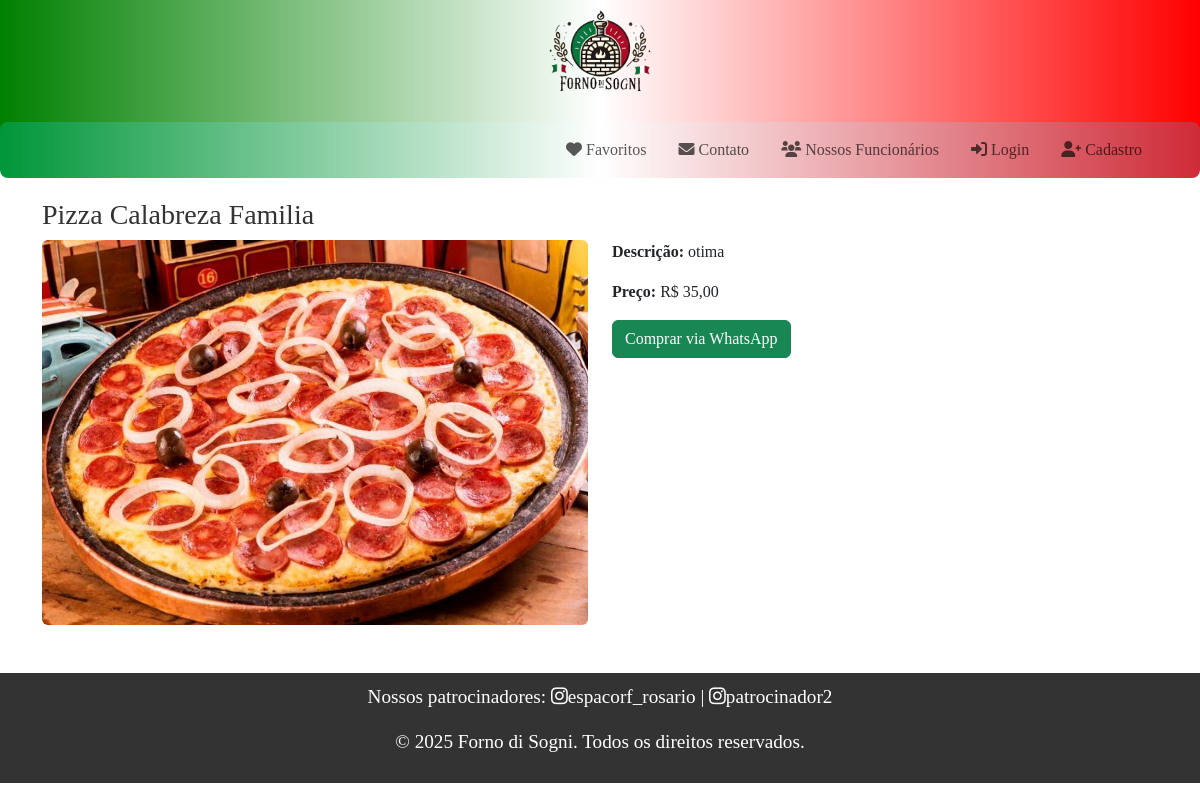
Page /detalhes/prato/1 on the committed database.
### main.py (models this page shows)
class Prato(db.Model):
    id = db.Column(db.Integer, primary_key=True)
    nome = db.Column(db.String(100), nullable=False)
    descricao = db.Column(db.Text, nullable=True)
    preco = db.Column(db.Float, nullable=False)
    imagem = db.Column(db.String(120), nullable=True)
    favoritos = db.relationship('Favorito', back_populates='prato', cascade="all, delete")

### main.py (the view)
@app.route('/detalhes/prato/<int:prato_id>', methods=['GET'])
def detalhes_prato(prato_id):
    prato = Prato.query.get(prato_id)  # Função para buscar o prato pelo ID
    return render_template('Cliente/detalhes.html', item=prato)

### templates/Cliente/detalhes.html (shortened to what this page needs)
<!DOCTYPE html>
<html lang="pt-br">
<head>
    <link href="https://cdn.jsdelivr.net/npm/bootstrap@5.3.0-alpha3/dist/css/bootstrap.min.css" rel="stylesheet">
    <link rel="stylesheet" href="https://cdnjs.cloudflare.com/ajax/libs/font-awesome/6.0.0-beta3/css/all.min.css">
    <link rel="stylesheet" href="{{ url_for('static', filename='css/styles_home.css') }}">
</head>
<body>
    <header>
        <a href="{{ url_for('home') }}">
            <img src="{{ url_for('static', filename='img/logo.png') }}" alt="Logo Forno di Sogni">
        </a>
        <nav class="navbar navbar-expand-lg">
            <div class="container">
                <div class="collapse navbar-collapse" id="navbarNav">
                    <ul class="navbar-nav ms-auto">
                        <li class="nav-item">
                            <a class="nav-link" href="{{ url_for('area_favoritos') }}"><i class="fa fa-heart"></i> Favoritos</a>
                        </li>
                        <li class="nav-item">
                            <a class="nav-link" href="#contato"><i class="fa fa-envelope"></i> Contato</a>
                        </li>
                        <li class="nav-item">
                            <a class="nav-link" href="{{ url_for('conhecer_funcionarios') }}"><i class="fa fa-users"></i> Nossos Funcionários</a>
                        </li>
                        {% if not current_user.is_authenticated %}
                        <li class="nav-item">
                            <a class="nav-link" href="{{ url_for('login_cliente') }}"><i class="fa fa-sign-in-alt"></i> Login</a>
                        </li>
                        <li class="nav-item">
                            <a class="nav-link" href="{{ url_for('cadastro_cliente') }}"><i class="fa fa-user-plus"></i> Cadastro</a>
                        </li>
                        {% else %}
                        <li class="nav-item">
                            <a class="nav-link" href="{{ url_for('logout_cliente') }}"><i class="fa fa-sign-out-alt"></i> Logout</a>
                        </li>
                        {% endif %}
                    </ul>
                </div>
            </div>
        </nav>
    </header>
    <main>
        <section id="detalhes" class="container my-5">
            <h2>{{ item.nome }}</h2>
            <div class="row">
                <div class="col-md-6">
                    <img src="{{ url_for('static', filename='img/' + item.imagem) }}" alt="{{ item.nome }}" class="img-fluid rounded">
                </div>
                <div class="col-md-6">
                    <p><strong>Descrição:</strong> {{ item.descricao }}</p>
                    <p><strong>Preço:</strong> R$ {{ "{:,.2f}".format(item.preco).replace(".", ",") }}</p>
                    <a href="https://wa.me/559885623391{{ item.whatsapp }}" target="_blank" class="btn btn-success">
                        Comprar via WhatsApp
                    </a>
                </div>
            </div>
        </section>
    </main>
    <footer class="mt-5 text-center">
        <p>Nossos patrocinadores:
            <a href="https://instagram.com/espacorf_rosario" target="_blank">
                <i class="fab fa-instagram"> </i>espacorf_rosario
            </a> |
            <a href="https://instagram.com/patrocinador2" target="_blank">
                <i class="fab fa-instagram"> </i>patrocinador2
            </a>
        </p>
        <p>&copy; 2025 Forno di Sogni. Todos os direitos reservados.</p>
    </footer>
</body>
</html>

### static/css/styles_home.css (style rules this page uses)
* { font-family: 'Italianno', cursive; }
main { flex: 1; }
header { background: linear-gradient(to right, green, white, red); text-align: center; min-height: 10px; max-height: 150px; font-family: 'Arial', sans-serif; padding: 0 0; margin-bottom: 10px; }
header img { max-width: 115px; margin-bottom: 4px; }
nav a { text-decoration: none; color: #333; font-size: 0.9rem; margin: 0 8px; padding: 6px 12px; background-color: #fff; border-radius: 5px; transition: background-color 0.3s; }
body { height: 100%; margin: 0; padding: 0; background: url("/static/img/checkered-pattern5.png") repeat; background-size: 200px 200px; background-size: cover; background-attachment: fixed; }
body::before { content: ""; position: fixed; top: 0; left: 0; width: 100%; height: 100%; background: rgba(255, 255, 255, 0.3); z-index: -1; }
footer { text-align: center; background-color: #333; color: white; padding: 10px; font-size: 1.2rem; width: 100%; }
footer a { text-decoration: none; color: white; }
.navbar { background: linear-gradient(to right, #009639, white, #ce2b37); padding: 8px 10px; margin-top: 5px; border-radius: 8px; }
h2 { font-size: 1.75rem; color: #333; text-align: left; }

### rows in the picture
Prato: nome "Pizza Calabreza Familia", imagem (picture), descricao "otima", preco "35,00"
